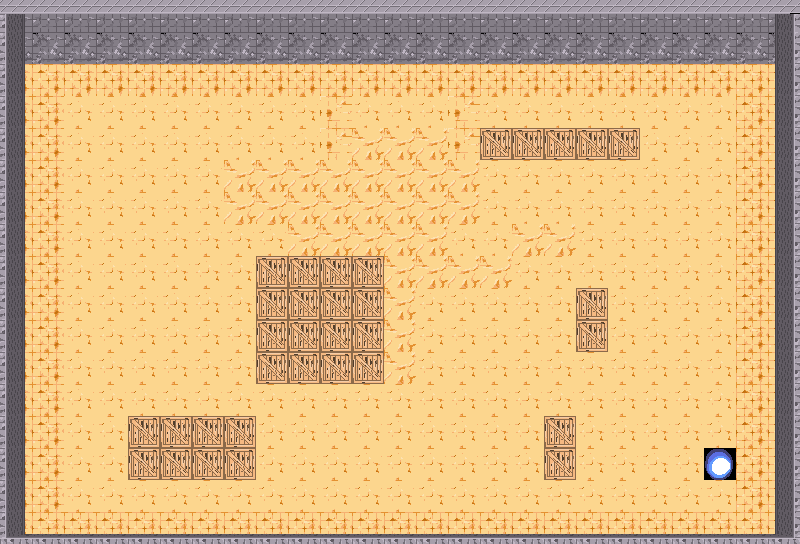

Rendered tile map (Tiled .tmx) drawn with the repository's tilesets; below, a short description and the full map source, tile grids included:
An orthogonal 25x17 tile map with 32x32 px tiles, 2 tile layers (floor, walls) and 11 objects (upperBounds, leftBounds, rightBounds, playerPosition, spawner1).

<map version="1.0" orientation="orthogonal" renderorder="right-down" width="25" height="17" tilewidth="32" tileheight="32" nextobjectid="28">
 <properties>
  <property name="enemyStep" value="5" />
  <property name="maxCoins" value="30" />
  <property name="maxEnemy" value="8" />
  <property name="spawnerChange" value="4" />
  <property name="startEnemy" value="4" />
 </properties>
 <tileset firstgid="1" name="tiles" tilewidth="32" tileheight="32" tilecount="24" columns="8">
  <image source="../sprites/tiles.png" width="256" height="96" />
  <terraintypes>
   <terrain name="" tile="-1" />
  </terraintypes>
  <tile id="5">
   <properties>
    <property name="solid" value="1" />
   </properties>
  </tile>
 </tileset>
 <layer name="floor" width="25" height="17">
  <properties>
   <property name="solid" value="0" />
  </properties>
  <data encoding="csv">
0,0,0,0,0,0,0,0,0,0,0,0,0,0,0,0,0,0,0,0,0,0,0,0,0,
0,0,0,0,0,0,0,0,0,0,0,0,0,0,0,0,0,0,0,0,0,0,0,0,0,
0,2,2,2,2,2,2,2,2,2,2,2,2,2,2,2,2,2,2,2,2,2,2,2,0,
0,2,16,16,16,16,16,16,16,16,15,16,16,16,15,16,16,16,16,16,16,16,16,2,0,
0,2,16,16,16,16,16,16,16,16,15,14,14,14,15,21,21,21,21,21,16,16,16,2,0,
0,2,16,16,16,16,16,14,14,14,14,14,14,14,14,16,16,16,16,16,16,16,16,2,0,
0,2,16,16,16,16,16,14,14,14,14,14,14,14,14,16,16,16,16,16,16,16,16,2,0,
0,2,16,16,16,16,16,16,16,14,14,14,14,14,16,16,14,14,16,16,16,16,16,2,0,
0,2,16,16,16,16,16,16,21,21,21,21,14,14,14,14,16,16,16,16,16,16,16,2,0,
0,2,16,16,16,16,16,16,21,21,21,21,14,16,16,16,16,16,21,16,16,16,16,2,0,
0,2,16,16,16,16,16,16,21,21,21,21,14,16,16,16,16,16,21,16,16,16,16,2,0,
0,2,16,16,16,16,16,16,21,21,21,21,14,16,16,16,16,16,16,16,16,16,16,2,0,
0,2,16,16,16,16,16,16,16,16,16,16,16,16,16,16,16,16,16,16,16,16,16,2,0,
0,2,16,16,21,21,21,21,16,16,16,16,16,16,16,16,16,21,16,16,16,16,16,2,0,
0,2,16,16,21,21,21,21,16,16,16,16,16,16,16,16,16,21,16,16,16,16,18,2,0,
0,2,16,16,16,16,16,16,16,16,16,16,16,16,16,16,16,16,16,16,16,16,16,2,0,
0,0,0,0,0,0,0,0,0,0,0,0,0,0,0,0,0,0,0,0,0,0,0,0,0
</data>
 </layer>
 <layer name="walls" width="25" height="17">
  <data encoding="csv">
12,3,3,3,3,3,3,3,3,3,3,3,3,3,3,3,3,3,3,3,3,3,3,3,13,
10,4,4,4,4,4,4,4,4,4,4,4,4,4,4,4,4,4,4,4,4,4,4,4,11,
5,0,0,0,0,0,0,0,0,0,0,0,0,0,0,0,0,0,0,0,0,0,0,0,6,
5,0,0,0,0,0,0,0,0,0,0,0,0,0,0,0,0,0,0,0,0,0,0,0,6,
5,0,0,0,0,0,0,0,0,0,0,0,0,0,0,0,0,0,0,0,0,0,0,0,6,
5,0,0,0,0,0,0,0,0,0,0,0,0,0,0,0,0,0,0,0,0,0,0,0,6,
5,0,0,0,0,0,0,0,0,0,0,0,0,0,0,0,0,0,0,0,0,0,0,0,6,
5,0,0,0,0,0,0,0,0,0,0,0,0,0,0,0,0,0,0,0,0,0,0,0,6,
5,0,0,0,0,0,0,0,0,0,0,0,0,0,0,0,0,0,0,0,0,0,0,0,6,
5,0,0,0,0,0,0,0,0,0,0,0,0,0,0,0,0,0,0,0,0,0,0,0,6,
5,0,0,0,0,0,0,0,0,0,0,0,0,0,0,0,0,0,0,0,0,0,0,0,6,
5,0,0,0,0,0,0,0,0,0,0,0,0,0,0,0,0,0,0,0,0,0,0,0,6,
5,0,0,0,0,0,0,0,0,0,0,0,0,0,0,0,0,0,0,0,0,0,0,0,6,
5,0,0,0,0,0,0,0,0,0,0,0,0,0,0,0,0,0,0,0,0,0,0,0,6,
5,0,0,0,0,0,0,0,0,0,0,0,0,0,0,0,0,0,0,0,0,0,0,0,6,
5,0,0,0,0,0,0,0,0,0,0,0,0,0,0,0,0,0,0,0,0,0,0,0,6,
8,7,7,7,7,7,7,7,7,7,7,7,7,7,7,7,7,7,7,7,7,7,7,7,9
</data>
 </layer>
 <objectgroup name="wallObjects">
  <object id="3" name="upperBounds" x="-128" y="-96" width="1056" height="144" />
  <object id="4" name="leftBounds" x="-128" y="-96" width="152" height="800" />
  <object id="5" name="rightBounds" x="775" y="-96" width="137" height="800" />
  <object id="13" x="-128" y="535" width="1056" height="169" />
  <object id="22" x="544" y="416" width="32" height="64" />
  <object id="23" x="576" y="288" width="32" height="64" />
  <object id="24" x="480" y="128" width="160" height="32" />
  <object id="25" x="256" y="256" width="128" height="128" />
  <object id="26" x="128" y="416" width="128" height="64" />
 </objectgroup>
 <objectgroup name="player">
  <object id="12" name="playerPosition" x="96" y="128" width="32" height="32" />
 </objectgroup>
 <objectgroup name="spawner">
  <object id="16" name="spawner1" x="704" y="448" width="32" height="32" />
 </objectgroup>
</map>
